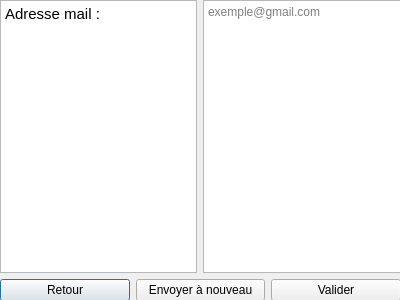
<?xml version="1.0" encoding="UTF-8"?>
<ui version="4.0">
 <class>Invitation</class>
 <widget class="QDialog" name="Invitation">
  <property name="geometry">
   <rect>
    <x>0</x>
    <y>0</y>
    <width>400</width>
    <height>300</height>
   </rect>
  </property>
  <property name="windowTitle">
   <string>Dialog</string>
  </property>
  <widget class="QWidget" name="verticalLayoutWidget">
   <property name="geometry">
    <rect>
     <x>0</x>
     <y>0</y>
     <width>401</width>
     <height>301</height>
    </rect>
   </property>
   <layout class="QVBoxLayout" name="verticalLayout">
    <item>
     <layout class="QHBoxLayout" name="horizontalLayout_2">
      <item>
       <widget class="QTextBrowser" name="textBrowser">
        <property name="html">
         <string>&lt;!DOCTYPE HTML PUBLIC &quot;-//W3C//DTD HTML 4.0//EN&quot; &quot;http://www.w3.org/TR/REC-html40/strict.dtd&quot;&gt;
&lt;html&gt;&lt;head&gt;&lt;meta name=&quot;qrichtext&quot; content=&quot;1&quot; /&gt;&lt;style type=&quot;text/css&quot;&gt;
p, li { white-space: pre-wrap; }
&lt;/style&gt;&lt;/head&gt;&lt;body style=&quot; font-family:'Ubuntu'; font-size:11pt; font-weight:400; font-style:normal;&quot;&gt;
&lt;p style=&quot; margin-top:0px; margin-bottom:0px; margin-left:0px; margin-right:0px; -qt-block-indent:0; text-indent:0px;&quot;&gt;Adresse mail :&lt;/p&gt;&lt;/body&gt;&lt;/html&gt;</string>
        </property>
       </widget>
      </item>
      <item>
       <widget class="QTextEdit" name="mail">
        <property name="placeholderText">
         <string>exemple@gmail.com</string>
        </property>
       </widget>
      </item>
     </layout>
    </item>
    <item>
     <layout class="QHBoxLayout" name="horizontalLayout">
      <item>
       <widget class="QPushButton" name="Retour">
        <property name="text">
         <string>Retour</string>
        </property>
       </widget>
      </item>
      <item>
       <widget class="QPushButton" name="envoyer_a_nouveau">
        <property name="text">
         <string>Envoyer à nouveau</string>
        </property>
       </widget>
      </item>
      <item>
       <widget class="QPushButton" name="valider">
        <property name="text">
         <string>Valider</string>
        </property>
       </widget>
      </item>
     </layout>
    </item>
   </layout>
  </widget>
 </widget>
 <resources/>
 <connections/>
</ui>
